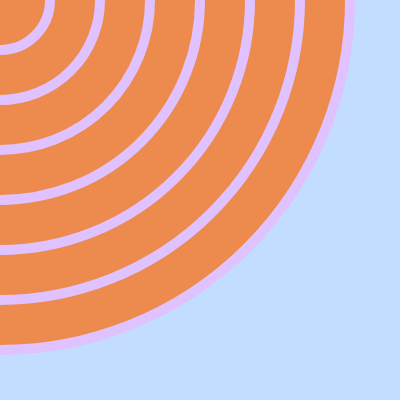
Frame 1 (no input)
Frame 60 (no input): identical to frame 1, image omitted
Frame 120 (the mouse pressed at the canvas centre since frame 60): identical to frame 1, image omitted

The p5.js sketch that drew this single still picture (run headless with seeded random() and noise() and a simulated clock; from frame 60 on, the mouse is pressed at the canvas centre):

// p5.js sketch
// ── sketch.js
function setup() {
  createCanvas(400, 400);
}

function draw() {
  background(194, 221, 255);
    fill(237, 139, 78)
  strokeWeight(10)
  stroke(223, 194, 255)
  ellipse(0, 0, 700, 700);
  ellipse(0, 0, 600, 600);
  ellipse(0, 0, 500, 500);
  ellipse(0, 0, 400, 400);
  ellipse(0, 0, 300, 300);
  ellipse(0, 0, 200, 200);
  ellipse(0, 0, 100, 100);

  
}
